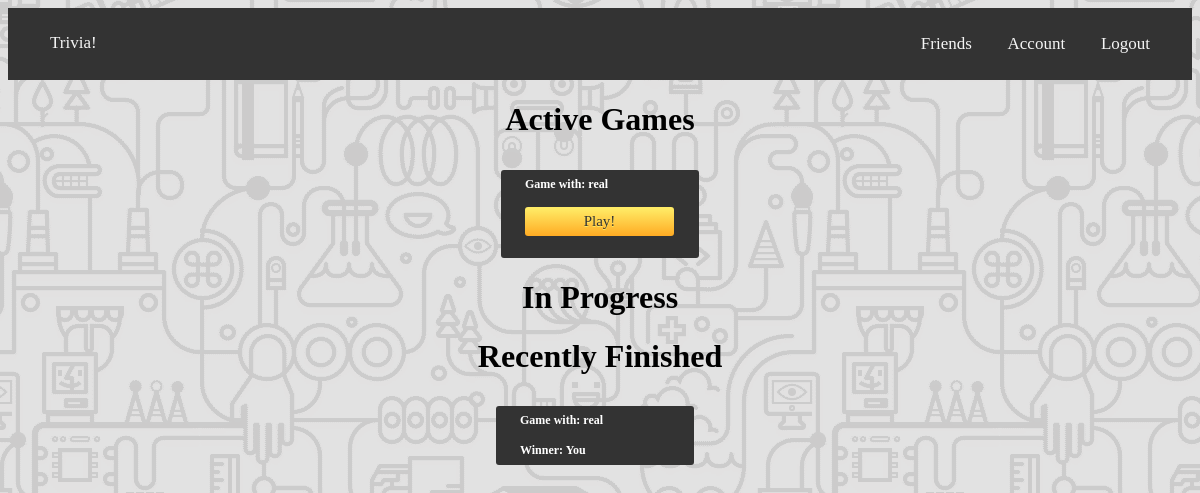
The app's page /active (signed in) with its own data.
### Application/models.py (models this page shows, shortened)
class Game(db.Model):
	id = db.Column(db.Integer, primary_key=True)
	player1 = db.Column(db.Integer, db.ForeignKey('user.id'), nullable=False)
	score1 = db.Column(db.Integer, unique=False, nullable=False, default=0)
	player2 = db.Column(db.Integer, db.ForeignKey('user.id'), nullable=False) # need to take a look at this
	score2 = db.Column(db.Integer, unique=False, nullable=False, default=0)
	done = db.Column(db.Boolean, unique=False, nullable=False, default=False)
	over = db.Column(db.Boolean, unique=False, nullable=False, default=False)

class User(db.Model, UserMixin):
	id = db.Column(db.Integer, primary_key=True)
	username = db.Column(db.String(20), unique=True, nullable=False)
	email = db.Column(db.String(120), unique=True, nullable=False)
	password = db.Column(db.String(60), nullable=False)
	games_won = db.Column(db.Integer(), nullable=False, default=0)
	friend_list = db.relationship("User", secondary=friends, primaryjoin = (friends.c.self_id == id), secondaryjoin = (friends.c.friend_id == id), backref= db.backref('friends', lazy='dynamic'), lazy='dynamic')
	games = db.relationship("Game", secondary=game_table, backref=db.backref('games', lazy='dynamic'))

### Application/routes.py (the view)
@application.route('/active') # shows current user their "active" games
@login_required
def active():
	return render_template('active.html', title="Active Games", User=User)

### Application/models.py (called while the page is built)
@login_manager.user_loader # loads in user
def load_user(user_id):
	return User.query.get(int(user_id))

### Application/templates/active.html (shortened to what this page needs)
{% extends "layout.html" %}
{% block content %}
<div>
	<h1>Active Games</h1>
	<div class="future">
	{% for game in current_user.games %}
		{% if current_user.id == game.player1 and game.done == false %}
			<div style="position:relative; left:50%; margin-left:-99px; margin-top:10px; background-color:#333333; -moz-border-radius:3px; -webkit-border-radius:3px; border-radius:3px; display:inline-block; color:white; font-size:12px;font-weight:bold;padding:7px 24px;text-decoration:none;width:150px;transition: 1s ease;">
				Game with: {{ User.query.filter_by(id=game.player2).first().username }}<br><br>
				<a href="/friends/{{game.id}}" class="myButton" style="text-align: center; width: 101px;">Play!</a><br><br>
			</div>
		{% endif %}
	{% endfor %}
	</div>
	<h1>In Progress</h1>
	<h1>Recently Finished</h1>
	<div class="past">
	{% for game in current_user.games %}
		{% if game.over == true and game.done == true %}
			{% if current_user.id == game.player1 %}
				<div style="position:relative; left:50%; margin-left:-104px; margin-top:10px; background-color:#333333; -moz-border-radius:3px; -webkit-border-radius:3px; border-radius:3px; display:inline-block; color:white; font-size:12px;font-weight:bold;padding:7px 24px;text-decoration:none;width:150px;transition: 1s ease;">
					Game with: {{ User.query.filter_by(id=game.player2).first().username }}<br><br>
			{% else %}
				<div style="position:relative; left:50%; margin-left:-104px; margin-top:10px; background-color:#333333; -moz-border-radius:3px; -webkit-border-radius:3px; border-radius:3px; display:inline-block; color:white; font-size:12px;font-weight:bold;padding:7px 24px;text-decoration:none;width:150px;transition: 1s ease;">
					Game with: {{ User.query.filter_by(id=game.player1).first().username }}<br><br>
			{% endif %}
			{% if game.score1 > game.score2 %}
				{% if current_user.id == game.player1 %}
					Winner: You<br></div>
				{% else %}
					Winner: {{ User.query.filter_by(id=game.player2).first().username }}<br><br></div>
				{% endif %}
			{% elif game.score1 == game.score2 %}
				Tie Game!<br></div>
			{% else %}
				{% if current_user.id == game.player2 %}
					Winner: You<br></div>
				{% else %}
					Winner: {{ User.query.filter_by(id=game.player2).first().username }}<br></div>
				{% endif %}
			{% endif %}
		{% endif %}
	{% endfor %}
	</div>
</div>
{% endblock content %}

### Application/static/style.css (style rules this page uses)
h1 { font-family: 'CretanHieroglyphsRegular'; font-weight: bold; font-style: normal; size: 500px; text-align: center; }
a { font-family: 'HankenBook'; font-weight: normal; font-style: normal; font-size: 12px; }
body { background-image: url(repbg.png); background-position: center; height: 600px; }
.myButton { background:-webkit-gradient(linear, left top, left bottom, color-stop(0.05, #ffeb66), color-stop(1, #ffab23)); background:-moz-linear-gradient(top, #ffeb66 5%, #ffab23 100%); background:-webkit-linear-gradient(top, #ffeb66 5%, #ffab23 100%); background:-o-linear-gradient(top, #ffeb66 5%, #ffab23 100%); background:-ms-linear-gradient(top, #ffeb66 5%, #ffab23 100%); background:linear-gradient(to bottom, #ffeb66 5%, #ffab23 100%); filter:progid:DXImageTransform.Microsoft.gradient(startColorstr='#ffeb66', endColorstr='#ffab23',GradientType=0); background-color:#ffeb66; -moz-border-radius:3px; -webkit-border-radius:3px; border-radius:3px; display:inline-block; cursor:pointer; color:#333333; font-family:Arial; font-size:15px; font-weight:bold; padding:6px 24px; text-decoration:none; text-shadow:0px 1px 0px #ffee66; width:150px; font-family: 'HankenBook'; font-weight: normal; font-style: normal; transition: 1s ease; }

### records on screen
Game: query.filter_by "real"
Game: query.filter_by "real", score1 "Winner: You"
